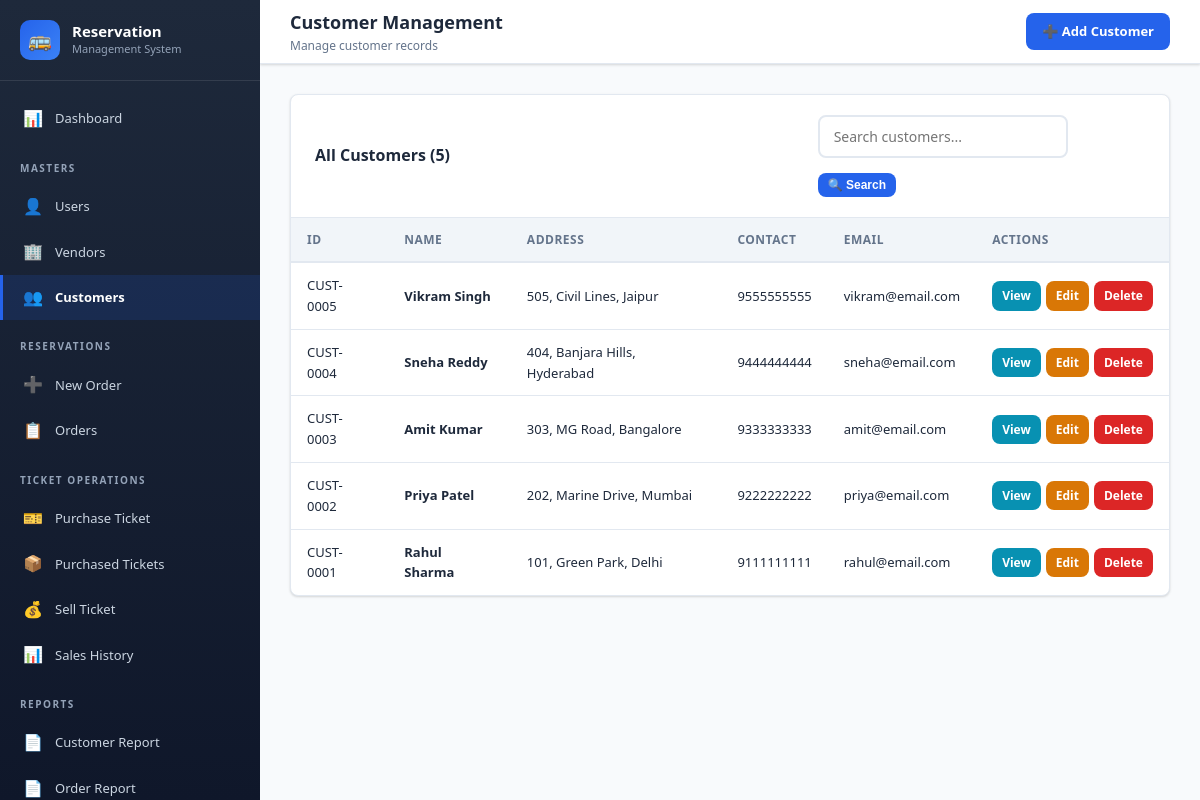
/customers.php (signed in), run on the app's committed database.
### tables this page shows
CREATE TABLE `customers` (
    `customer_id` INT(11) NOT NULL AUTO_INCREMENT,
    `customer_name` VARCHAR(150) NOT NULL,
    `address` TEXT DEFAULT NULL,
    `contact` VARCHAR(20) DEFAULT NULL,
    `email` VARCHAR(100) DEFAULT NULL,
    `created_at` DATETIME NOT NULL DEFAULT CURRENT_TIMESTAMP,
    `updated_at` DATETIME DEFAULT NULL ON UPDATE CURRENT_TIMESTAMP,
    PRIMARY KEY (`customer_id`)
);

### customers.php (the view, shortened to what this page needs)
<?php
require_once 'config/database.php';
require_once 'includes/header.php';
require_once 'includes/sidebar.php';
$search = $_GET['search'] ?? '';
$where = '';
$limit = 10;
$page = isset($_GET['page']) ? max(1, (int)$_GET['page']) : 1;
$offset = ($page - 1) * $limit;
$total = $conn->query("SELECT COUNT(*) as c FROM customers $where")->fetch_assoc()['c'];
$customers = $conn->query("SELECT * FROM customers $where ORDER BY customer_id DESC LIMIT $limit OFFSET $offset");
?>
<div class="main-content">
    <div class="top-header">
        <div class="header-left"><h2>Customer Management</h2><p>Manage customer records</p></div>
        <div class="header-right"><a href="customer_add.php" class="btn btn-primary">➕ Add Customer</a></div>
    </div>
    <div class="page-content">
        <div class="card">
            <div class="card-header">
                <h3>All Customers (<?php echo $total; ?>)</h3>
                <form method="GET" class="filter-bar" style="margin:0">
                    <input type="text" name="search" class="form-control" placeholder="Search customers..."
                           value="<?php echo htmlspecialchars($search); ?>" style="max-width:250px">
                    <button type="submit" class="btn btn-primary btn-sm">🔍 Search</button>
                </form>
            </div>
            <div class="card-body" style="padding:0">
                <div class="table-responsive">
                    <table class="data-table">
                        <thead>
                            <tr><th>ID</th><th>Name</th><th>Address</th><th>Contact</th><th>Email</th><th>Actions</th></tr>
                        </thead>
                        <tbody>
                            <?php if ($customers->num_rows > 0): ?>
                                <?php while($row = $customers->fetch_assoc()): ?>
                                <tr>
                                    <td>CUST-<?php echo str_pad($row['customer_id'], 4, '0', STR_PAD_LEFT); ?></td>
                                    <td><strong><?php echo htmlspecialchars($row['customer_name']); ?></strong></td>
                                    <td><?php echo htmlspecialchars($row['address'] ?? '-'); ?></td>
                                    <td><?php echo htmlspecialchars($row['contact'] ?? '-'); ?></td>
                                    <td><?php echo htmlspecialchars($row['email'] ?? '-'); ?></td>
                                    <td>
                                        <div class="action-btns">
                                            <a href="customer_view.php?id=<?php echo $row['customer_id']; ?>" class="btn btn-sm btn-info">View</a>
                                            <a href="customer_edit.php?id=<?php echo $row['customer_id']; ?>" class="btn btn-sm btn-warning">Edit</a>
                                            <a href="customer_delete.php?id=<?php echo $row['customer_id']; ?>" class="btn btn-sm btn-danger btn-delete">Delete</a>
                                        </div>
                                    </td>
                                </tr>
                                <?php endwhile; ?>
                            <?php else: ?>
                                <tr><td colspan="6" class="empty-state">No customers found.</td></tr>
                            <?php endif; ?>
                        </tbody>
                    </table>
                </div>
            </div>
        </div>
    </div>
</div>
<?php require_once 'includes/footer.php'; ?>

### includes/header.php (shortened to what this page needs)
<!DOCTYPE html>
<html lang="en">
<head>
    <link rel="stylesheet" href="assets/css/style.css">
</head>
<body>
<div class="app-layout">

### includes/sidebar.php (shortened to what this page needs)
<?php
$currentPage = basename($_SERVER['PHP_SELF']);
?>
<aside class="sidebar">
    <div class="sidebar-header">
        <div class="s-logo">🚌</div>
        <div class="s-title">
            <h2>Reservation</h2>
            <p>Management System</p>
        </div>
    </div>
    <nav class="sidebar-nav">
        <div class="nav-section">
            <a href="dashboard.php" class="nav-link <?php echo $currentPage == 'dashboard.php' ? 'active' : ''; ?>">
                <span class="nav-icon">📊</span> Dashboard
            </a>
        </div>
        <div class="nav-section">
            <div class="nav-section-title">Masters</div>
            <a href="users.php" class="nav-link <?php echo in_array($currentPage, ['users.php','user_add.php','user_edit.php']) ? 'active' : ''; ?>">
                <span class="nav-icon">👤</span> Users
            </a>
            <a href="vendors.php" class="nav-link <?php echo in_array($currentPage, ['vendors.php','vendor_add.php','vendor_edit.php']) ? 'active' : ''; ?>">
                <span class="nav-icon">🏢</span> Vendors
            </a>
            <a href="customers.php" class="nav-link <?php echo in_array($currentPage, ['customers.php','customer_add.php','customer_edit.php','customer_view.php']) ? 'active' : ''; ?>">
                <span class="nav-icon">👥</span> Customers
            </a>
        </div>
        <div class="nav-section">
            <div class="nav-section-title">Reservations</div>
            <a href="order_add.php" class="nav-link <?php echo $currentPage == 'order_add.php' ? 'active' : ''; ?>">
                <span class="nav-icon">➕</span> New Order
            </a>
            <a href="orders.php" class="nav-link <?php echo in_array($currentPage, ['orders.php','order_view.php','order_edit.php']) ? 'active' : ''; ?>">
                <span class="nav-icon">📋</span> Orders
            </a>
        </div>
        <div class="nav-section">
            <div class="nav-section-title">Ticket Operations</div>
            <a href="purchase_add.php" class="nav-link <?php echo $currentPage == 'purchase_add.php' ? 'active' : ''; ?>">
                <span class="nav-icon">🎫</span> Purchase Ticket
            </a>
            <a href="purchases.php" class="nav-link <?php echo in_array($currentPage, ['purchases.php','purchase_view.php']) ? 'active' : ''; ?>">
                <span class="nav-icon">📦</span> Purchased Tickets
            </a>
            <a href="sale_add.php" class="nav-link <?php echo $currentPage == 'sale_add.php' ? 'active' : ''; ?>">
                <span class="nav-icon">💰</span> Sell Ticket
            </a>
            <a href="sales.php" class="nav-link <?php echo in_array($currentPage, ['sales.php','sale_view.php']) ? 'active' : ''; ?>">
                <span class="nav-icon">📊</span> Sales History
            </a>
        </div>
        <div class="nav-section">
            <div class="nav-section-title">Reports</div>
            <a href="report_customers.php" class="nav-link <?php echo $currentPage == 'report_customers.php' ? 'active' : ''; ?>">
                <span class="nav-icon">📄</span> Customer Report
            </a>
            <a href="report_orders.php" class="nav-link <?php echo $currentPage == 'report_orders.php' ? 'active' : ''; ?>">
                <span class="nav-icon">📄</span> Order Report
            </a>
        </div>
    </nav>
</aside>

### includes/footer.php (shortened to what this page needs)
    </div>
</body>
</html>

### data on the page
customers: customer_id "0005", customer_name "Vikram Singh", address "505, Civil Lines, Jaipur", contact "9555555555", email "vikram@email.com"
customers: customer_id "0004", customer_name "Sneha Reddy", address "404, Banjara Hills, Hyderabad", contact "9444444444", email "sneha@email.com"
customers: customer_id "0003", customer_name "Amit Kumar", address "303, MG Road, Bangalore", contact "9333333333", email "amit@email.com"
customers: customer_id "0002", customer_name "Priya Patel", address "202, Marine Drive, Mumbai", contact "9222222222", email "priya@email.com"
customers: customer_id "0001", customer_name "Rahul Sharma", address "101, Green Park, Delhi", contact "9111111111", email "rahul@email.com"

### other printed values
$total "5"
